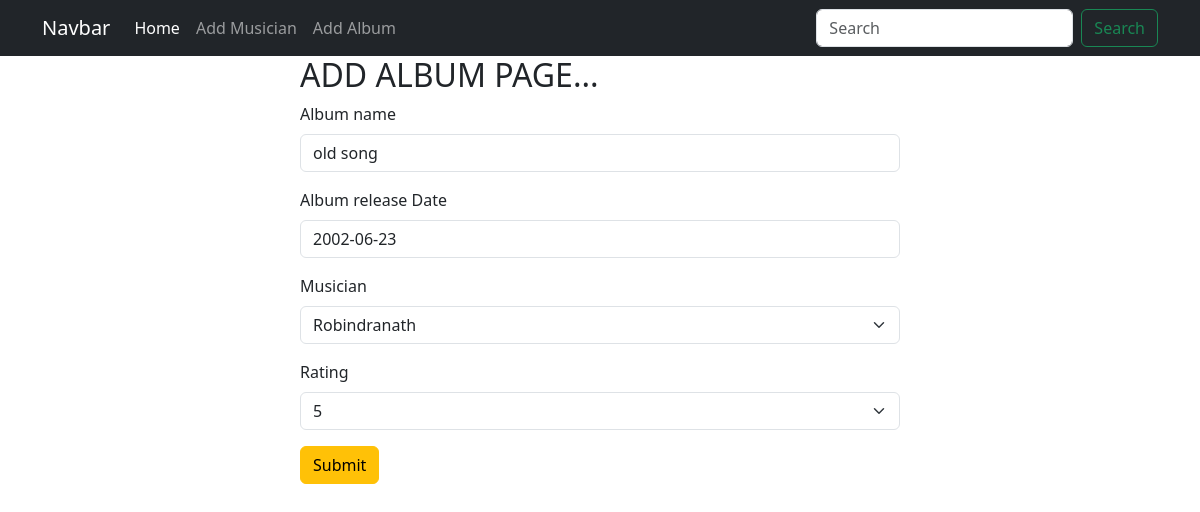
Screenshot of /album/edit_album/3 with the database file from the repository.
### Album/models.py (models this page shows, shortened)
class Album_model(models.Model):
    Album_name=models.CharField(max_length=100,null=True,blank=True)
    Album_release_Date=models.DateField(null=True,blank=True)
    Musician=models.ForeignKey(Musicianmodel,on_delete=models.CASCADE,null=True,blank=True)
    NUM_SIZES = {
        "1": "1",
        "2": "2",
        "3": "3",
        "4": "4",
        "5": "5"
    }
    Rating = models.CharField(max_length=5, choices=NUM_SIZES,null=True,blank=True)

### Album/views.py (the view)
# urls.py: path('edit_album/<int:id>',views.edit_album,name='edit_album'),
def edit_album(request,id):
     post=models.Album_model.objects.get(pk=id)
     post_form=Album_form(instance=post)
     if request.method == "POST":
         post_form=forms.Album_form(request.POST,instance=post)
         if post_form.is_valid():
              post_form.save()
              return redirect('album')
     return render (request,'home.html',{'form':post_form })

### Album/forms.py
class Album_form(forms.ModelForm):
    class Meta:
        model = Album_model
        fields = '__all__'

### A_Musician/models.py (called while the page is built)
    def __str__(self):
        return self.First_name

### Album/templates/home.html (shortened to what this page needs)
{% extends 'base.html' %}
{% load crispy_forms_tags %}
{% block content %}
<form style="width: 50%; margin: auto" method="POST">
<h2> ADD ALBUM PAGE...</h2>
    {{form | crispy}}
    <button class="btn btn-warning">Submit</button>
    </form>
{% endblock %}

### rows the page displays
Album_model: Album_name "old song", Album_release_Date "2002-06-23", Musician "Robindranath", Rating "5"
